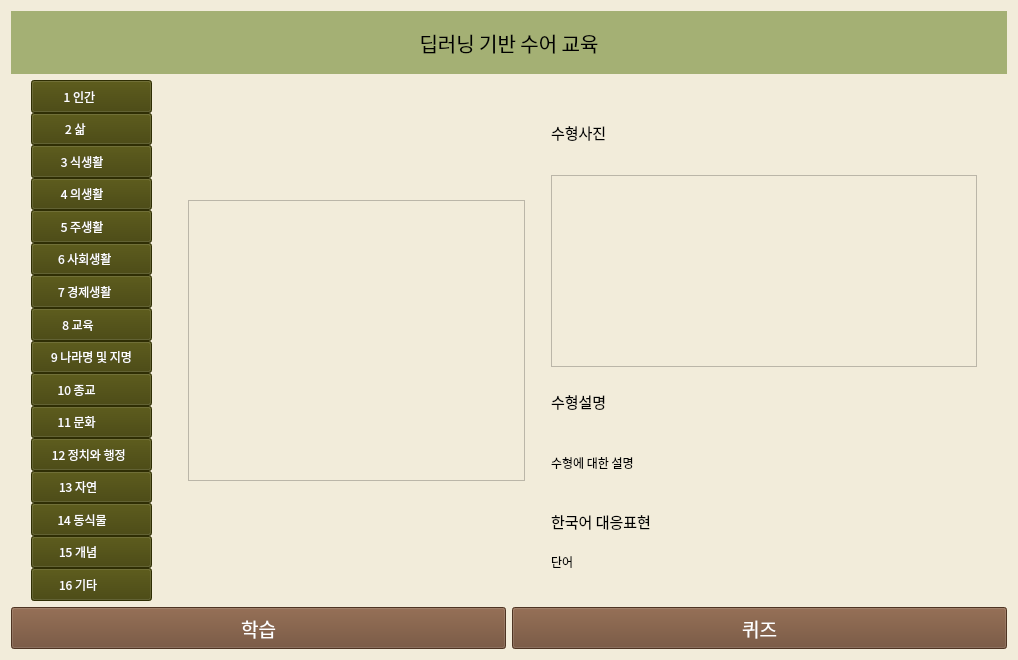
<?xml version="1.0" encoding="UTF-8"?>
<ui version="4.0">
 <class>Form</class>
 <widget class="QWidget" name="Form">
  <property name="geometry">
   <rect>
    <x>0</x>
    <y>0</y>
    <width>1018</width>
    <height>660</height>
   </rect>
  </property>
  <property name="windowTitle">
   <string>Form</string>
  </property>
  <property name="styleSheet">
   <string notr="true">background-color:rgb(242, 236, 218)</string>
  </property>
  <layout class="QGridLayout" name="gridLayout_2">
   <item row="0" column="0">
    <layout class="QGridLayout" name="gridLayout_3">
     <item row="0" column="0">
      <layout class="QGridLayout" name="gridLayout" rowstretch="0,3,25,2">
       <item row="1" column="0">
        <layout class="QHBoxLayout" name="horizontalLayout1">
         <item>
          <widget class="QLabel" name="label">
           <property name="font">
            <font>
             <family>한컴 윤고딕 240</family>
             <pointsize>15</pointsize>
            </font>
           </property>
           <property name="styleSheet">
            <string notr="true">background-color:rgb(164, 176, 116)</string>
           </property>
           <property name="text">
            <string>딥러닝 기반 수어 교육</string>
           </property>
           <property name="alignment">
            <set>Qt::AlignCenter</set>
           </property>
          </widget>
         </item>
        </layout>
       </item>
       <item row="2" column="0">
        <layout class="QHBoxLayout" name="horizontalLayout2" stretch="1,6">
         <item>
          <layout class="QVBoxLayout" name="verticalLayout">
           <property name="spacing">
            <number>0</number>
           </property>
           <property name="leftMargin">
            <number>20</number>
           </property>
           <item>
            <widget class="QPushButton" name="btn_cate01">
             <property name="sizePolicy">
              <sizepolicy hsizetype="Minimum" vsizetype="Expanding">
               <horstretch>0</horstretch>
               <verstretch>0</verstretch>
              </sizepolicy>
             </property>
             <property name="font">
              <font>
               <family>한컴 윤고딕 230</family>
              </font>
             </property>
             <property name="styleSheet">
              <string notr="true">QPushButton{
	color: white;
	background-color: rgb(66, 65, 6);
}

QPushButton:hover{
          color: rgb(66, 65, 6);
          background: transparent;
          border: 2px solid dark green;
          border-radius: 1px;
}</string>
             </property>
             <property name="text">
              <string>1 인간         </string>
             </property>
            </widget>
           </item>
           <item>
            <widget class="QPushButton" name="btn_cate02">
             <property name="sizePolicy">
              <sizepolicy hsizetype="Minimum" vsizetype="Expanding">
               <horstretch>0</horstretch>
               <verstretch>0</verstretch>
              </sizepolicy>
             </property>
             <property name="font">
              <font>
               <family>한컴 윤고딕 230</family>
              </font>
             </property>
             <property name="styleSheet">
              <string notr="true">QPushButton{
	color: white;
	background-color: rgb(66, 65, 6);
}

QPushButton:hover{
          color: rgb(66, 65, 6);
          background: transparent;
          border: 2px solid dark green;
          border-radius: 1px;
}</string>
             </property>
             <property name="text">
              <string>2 삶            </string>
             </property>
            </widget>
           </item>
           <item>
            <widget class="QPushButton" name="btn_cate03">
             <property name="sizePolicy">
              <sizepolicy hsizetype="Minimum" vsizetype="Expanding">
               <horstretch>0</horstretch>
               <verstretch>0</verstretch>
              </sizepolicy>
             </property>
             <property name="font">
              <font>
               <family>한컴 윤고딕 230</family>
              </font>
             </property>
             <property name="styleSheet">
              <string notr="true">QPushButton{
	color: white;
	background-color: rgb(66, 65, 6);
}

QPushButton:hover{
          color: rgb(66, 65, 6);
          background: transparent;
          border: 2px solid dark green;
          border-radius: 1px;
}</string>
             </property>
             <property name="text">
              <string>3 식생활       </string>
             </property>
            </widget>
           </item>
           <item>
            <widget class="QPushButton" name="btn_cate04">
             <property name="sizePolicy">
              <sizepolicy hsizetype="Minimum" vsizetype="Expanding">
               <horstretch>0</horstretch>
               <verstretch>0</verstretch>
              </sizepolicy>
             </property>
             <property name="font">
              <font>
               <family>한컴 윤고딕 230</family>
              </font>
             </property>
             <property name="styleSheet">
              <string notr="true">QPushButton{
	color: white;
	background-color: rgb(66, 65, 6);
}

QPushButton:hover{
          color: rgb(66, 65, 6);
          background: transparent;
          border: 2px solid dark green;
          border-radius: 1px;
}</string>
             </property>
             <property name="text">
              <string>4 의생활       </string>
             </property>
            </widget>
           </item>
           <item>
            <widget class="QPushButton" name="btn_cate05">
             <property name="sizePolicy">
              <sizepolicy hsizetype="Minimum" vsizetype="Expanding">
               <horstretch>0</horstretch>
               <verstretch>0</verstretch>
              </sizepolicy>
             </property>
             <property name="font">
              <font>
               <family>한컴 윤고딕 230</family>
              </font>
             </property>
             <property name="styleSheet">
              <string notr="true">QPushButton{
	color: white;
	background-color: rgb(66, 65, 6);
}

QPushButton:hover{
          color: rgb(66, 65, 6);
          background: transparent;
          border: 2px solid dark green;
          border-radius: 1px;
}</string>
             </property>
             <property name="text">
              <string>5 주생활       </string>
             </property>
            </widget>
           </item>
           <item>
            <widget class="QPushButton" name="btn_cate06">
             <property name="sizePolicy">
              <sizepolicy hsizetype="Minimum" vsizetype="Expanding">
               <horstretch>0</horstretch>
               <verstretch>0</verstretch>
              </sizepolicy>
             </property>
             <property name="font">
              <font>
               <family>한컴 윤고딕 230</family>
              </font>
             </property>
             <property name="styleSheet">
              <string notr="true">QPushButton{
	color: white;
	background-color: rgb(66, 65, 6);
}

QPushButton:hover{
          color: rgb(66, 65, 6);
          background: transparent;
          border: 2px solid dark green;
          border-radius: 1px;
}</string>
             </property>
             <property name="text">
              <string>6 사회생활     </string>
             </property>
            </widget>
           </item>
           <item>
            <widget class="QPushButton" name="btn_cate07">
             <property name="sizePolicy">
              <sizepolicy hsizetype="Minimum" vsizetype="Expanding">
               <horstretch>0</horstretch>
               <verstretch>0</verstretch>
              </sizepolicy>
             </property>
             <property name="font">
              <font>
               <family>한컴 윤고딕 230</family>
              </font>
             </property>
             <property name="styleSheet">
              <string notr="true">QPushButton{
	color: white;
	background-color: rgb(66, 65, 6);
}

QPushButton:hover{
          color: rgb(66, 65, 6);
          background: transparent;
          border: 2px solid dark green;
          border-radius: 1px;
}</string>
             </property>
             <property name="text">
              <string>7 경제생활     </string>
             </property>
            </widget>
           </item>
           <item>
            <widget class="QPushButton" name="btn_cate08">
             <property name="sizePolicy">
              <sizepolicy hsizetype="Minimum" vsizetype="Expanding">
               <horstretch>0</horstretch>
               <verstretch>0</verstretch>
              </sizepolicy>
             </property>
             <property name="font">
              <font>
               <family>한컴 윤고딕 230</family>
              </font>
             </property>
             <property name="styleSheet">
              <string notr="true">QPushButton{
	color: white;
	background-color: rgb(66, 65, 6);
}

QPushButton:hover{
          color: rgb(66, 65, 6);
          background: transparent;
          border: 2px solid dark green;
          border-radius: 1px;
}</string>
             </property>
             <property name="text">
              <string>8 교육          </string>
             </property>
            </widget>
           </item>
           <item>
            <widget class="QPushButton" name="btn_cate09">
             <property name="sizePolicy">
              <sizepolicy hsizetype="Minimum" vsizetype="Expanding">
               <horstretch>0</horstretch>
               <verstretch>0</verstretch>
              </sizepolicy>
             </property>
             <property name="font">
              <font>
               <family>한컴 윤고딕 230</family>
              </font>
             </property>
             <property name="styleSheet">
              <string notr="true">QPushButton{
	color: white;
	background-color: rgb(66, 65, 6);
}

QPushButton:hover{
          color: rgb(66, 65, 6);
          background: transparent;
          border: 2px solid dark green;
          border-radius: 1px;
}</string>
             </property>
             <property name="text">
              <string>9 나라명 및 지명</string>
             </property>
            </widget>
           </item>
           <item>
            <widget class="QPushButton" name="btn_cate10">
             <property name="sizePolicy">
              <sizepolicy hsizetype="Minimum" vsizetype="Expanding">
               <horstretch>0</horstretch>
               <verstretch>0</verstretch>
              </sizepolicy>
             </property>
             <property name="font">
              <font>
               <family>한컴 윤고딕 230</family>
              </font>
             </property>
             <property name="styleSheet">
              <string notr="true">QPushButton{
	color: white;
	background-color: rgb(66, 65, 6);
}

QPushButton:hover{
          color: rgb(66, 65, 6);
          background: transparent;
          border: 2px solid dark green;
          border-radius: 1px;
}</string>
             </property>
             <property name="text">
              <string>10 종교           </string>
             </property>
            </widget>
           </item>
           <item>
            <widget class="QPushButton" name="btn_cate11">
             <property name="sizePolicy">
              <sizepolicy hsizetype="Minimum" vsizetype="Expanding">
               <horstretch>0</horstretch>
               <verstretch>0</verstretch>
              </sizepolicy>
             </property>
             <property name="font">
              <font>
               <family>한컴 윤고딕 230</family>
              </font>
             </property>
             <property name="styleSheet">
              <string notr="true">QPushButton{
	color: white;
	background-color: rgb(66, 65, 6);
}

QPushButton:hover{
          color: rgb(66, 65, 6);
          background: transparent;
          border: 2px solid dark green;
          border-radius: 1px;
}</string>
             </property>
             <property name="text">
              <string>11 문화           </string>
             </property>
            </widget>
           </item>
           <item>
            <widget class="QPushButton" name="btn_cate12">
             <property name="sizePolicy">
              <sizepolicy hsizetype="Minimum" vsizetype="Expanding">
               <horstretch>0</horstretch>
               <verstretch>0</verstretch>
              </sizepolicy>
             </property>
             <property name="font">
              <font>
               <family>한컴 윤고딕 230</family>
              </font>
             </property>
             <property name="styleSheet">
              <string notr="true">QPushButton{
	color: white;
	background-color: rgb(66, 65, 6);
}

QPushButton:hover{
          color: rgb(66, 65, 6);
          background: transparent;
          border: 2px solid dark green;
          border-radius: 1px;
}</string>
             </property>
             <property name="text">
              <string>12 정치와 행정  </string>
             </property>
            </widget>
           </item>
           <item>
            <widget class="QPushButton" name="btn_cate13">
             <property name="sizePolicy">
              <sizepolicy hsizetype="Minimum" vsizetype="Expanding">
               <horstretch>0</horstretch>
               <verstretch>0</verstretch>
              </sizepolicy>
             </property>
             <property name="font">
              <font>
               <family>한컴 윤고딕 230</family>
              </font>
             </property>
             <property name="styleSheet">
              <string notr="true">QPushButton{
	color: white;
	background-color: rgb(66, 65, 6);
}

QPushButton:hover{
          color: rgb(66, 65, 6);
          background: transparent;
          border: 2px solid dark green;
          border-radius: 1px;
}</string>
             </property>
             <property name="text">
              <string>13 자연          </string>
             </property>
            </widget>
           </item>
           <item>
            <widget class="QPushButton" name="btn_cate14">
             <property name="sizePolicy">
              <sizepolicy hsizetype="Minimum" vsizetype="Expanding">
               <horstretch>0</horstretch>
               <verstretch>0</verstretch>
              </sizepolicy>
             </property>
             <property name="font">
              <font>
               <family>한컴 윤고딕 230</family>
              </font>
             </property>
             <property name="styleSheet">
              <string notr="true">QPushButton{
	color: white;
	background-color: rgb(66, 65, 6);
}

QPushButton:hover{
          color: rgb(66, 65, 6);
          background: transparent;
          border: 2px solid dark green;
          border-radius: 1px;
}</string>
             </property>
             <property name="text">
              <string>14 동식물       </string>
             </property>
            </widget>
           </item>
           <item>
            <widget class="QPushButton" name="btn_cate15">
             <property name="sizePolicy">
              <sizepolicy hsizetype="Minimum" vsizetype="Expanding">
               <horstretch>0</horstretch>
               <verstretch>0</verstretch>
              </sizepolicy>
             </property>
             <property name="font">
              <font>
               <family>한컴 윤고딕 230</family>
              </font>
             </property>
             <property name="styleSheet">
              <string notr="true">QPushButton{
	color: white;
	background-color: rgb(66, 65, 6);
}

QPushButton:hover{
          color: rgb(66, 65, 6);
          background: transparent;
          border: 2px solid dark green;
          border-radius: 1px;
}</string>
             </property>
             <property name="text">
              <string>15 개념          </string>
             </property>
            </widget>
           </item>
           <item>
            <widget class="QPushButton" name="btn_cate16">
             <property name="sizePolicy">
              <sizepolicy hsizetype="Minimum" vsizetype="Expanding">
               <horstretch>0</horstretch>
               <verstretch>0</verstretch>
              </sizepolicy>
             </property>
             <property name="font">
              <font>
               <family>한컴 윤고딕 230</family>
              </font>
             </property>
             <property name="styleSheet">
              <string notr="true">QPushButton{
	color: white;
	background-color: rgb(66, 65, 6);
}

QPushButton:hover{
          color: rgb(66, 65, 6);
          background: transparent;
          border: 2px solid dark green;
          border-radius: 1px;
}</string>
             </property>
             <property name="text">
              <string>16 기타          </string>
             </property>
            </widget>
           </item>
          </layout>
         </item>
         <item>
          <layout class="QHBoxLayout" name="horizontalLayout2_1" stretch="4,5">
           <property name="leftMargin">
            <number>20</number>
           </property>
           <property name="topMargin">
            <number>20</number>
           </property>
           <property name="rightMargin">
            <number>20</number>
           </property>
           <property name="bottomMargin">
            <number>20</number>
           </property>
           <item>
            <layout class="QVBoxLayout" name="verticalLayout2_1">
             <property name="leftMargin">
              <number>10</number>
             </property>
             <property name="topMargin">
              <number>100</number>
             </property>
             <property name="rightMargin">
              <number>10</number>
             </property>
             <property name="bottomMargin">
              <number>100</number>
             </property>
             <item>
              <widget class="QTextBrowser" name="textBrowser"/>
             </item>
            </layout>
           </item>
           <item>
            <layout class="QVBoxLayout" name="verticalLayout2_2" stretch="5,2,1">
             <property name="spacing">
              <number>20</number>
             </property>
             <property name="leftMargin">
              <number>10</number>
             </property>
             <property name="topMargin">
              <number>10</number>
             </property>
             <property name="rightMargin">
              <number>10</number>
             </property>
             <property name="bottomMargin">
              <number>10</number>
             </property>
             <item>
              <layout class="QVBoxLayout" name="verticalLayout_2" stretch="1,0">
               <item>
                <widget class="QLabel" name="label_2">
                 <property name="font">
                  <font>
                   <family>한컴 윤고딕 230</family>
                   <pointsize>11</pointsize>
                  </font>
                 </property>
                 <property name="text">
                  <string>수형사진</string>
                 </property>
                </widget>
               </item>
               <item>
                <widget class="QTextBrowser" name="textBrowser_2"/>
               </item>
              </layout>
             </item>
             <item>
              <layout class="QVBoxLayout" name="verticalLayout_3" stretch="1,2">
               <item>
                <widget class="QLabel" name="label_4">
                 <property name="font">
                  <font>
                   <family>한컴 윤고딕 230</family>
                   <pointsize>11</pointsize>
                  </font>
                 </property>
                 <property name="text">
                  <string>수형설명</string>
                 </property>
                </widget>
               </item>
               <item>
                <widget class="QLabel" name="label_5">
                 <property name="font">
                  <font>
                   <family>한컴 윤고딕 230</family>
                  </font>
                 </property>
                 <property name="text">
                  <string>수형에 대한 설명</string>
                 </property>
                </widget>
               </item>
              </layout>
             </item>
             <item>
              <layout class="QVBoxLayout" name="verticalLayout_4" stretch="1,1">
               <item>
                <widget class="QLabel" name="label_6">
                 <property name="font">
                  <font>
                   <family>한컴 윤고딕 230</family>
                   <pointsize>11</pointsize>
                  </font>
                 </property>
                 <property name="text">
                  <string>한국어 대응표현</string>
                 </property>
                </widget>
               </item>
               <item>
                <widget class="QLabel" name="label_7">
                 <property name="font">
                  <font>
                   <family>한컴 윤고딕 230</family>
                  </font>
                 </property>
                 <property name="text">
                  <string>단어</string>
                 </property>
                </widget>
               </item>
              </layout>
             </item>
            </layout>
           </item>
          </layout>
         </item>
        </layout>
       </item>
       <item row="3" column="0">
        <layout class="QHBoxLayout" name="horizontalLayout3">
         <item>
          <widget class="QPushButton" name="btn_learn">
           <property name="sizePolicy">
            <sizepolicy hsizetype="Minimum" vsizetype="Minimum">
             <horstretch>0</horstretch>
             <verstretch>0</verstretch>
            </sizepolicy>
           </property>
           <property name="font">
            <font>
             <family>한컴 윤고딕 230</family>
             <pointsize>14</pointsize>
            </font>
           </property>
           <property name="styleSheet">
            <string notr="true">QPushButton{
	color: white;
	background-color: rgb(109, 73, 48);
}

QPushButton:hover{
          color: rgb(109, 73, 48);
          background: transparent;
          border: 2px solid brown;
          border-radius: 1px;
}</string>
           </property>
           <property name="text">
            <string>학습</string>
           </property>
          </widget>
         </item>
         <item>
          <widget class="QPushButton" name="btn_quiz">
           <property name="sizePolicy">
            <sizepolicy hsizetype="Minimum" vsizetype="Minimum">
             <horstretch>0</horstretch>
             <verstretch>0</verstretch>
            </sizepolicy>
           </property>
           <property name="palette">
            <palette>
             <active>
              <colorrole role="WindowText">
               <brush brushstyle="SolidPattern">
                <color alpha="255">
                 <red>255</red>
                 <green>255</green>
                 <blue>255</blue>
                </color>
               </brush>
              </colorrole>
              <colorrole role="Button">
               <brush brushstyle="SolidPattern">
                <color alpha="255">
                 <red>109</red>
                 <green>73</green>
                 <blue>48</blue>
                </color>
               </brush>
              </colorrole>
              <colorrole role="Text">
               <brush brushstyle="SolidPattern">
                <color alpha="255">
                 <red>255</red>
                 <green>255</green>
                 <blue>255</blue>
                </color>
               </brush>
              </colorrole>
              <colorrole role="ButtonText">
               <brush brushstyle="SolidPattern">
                <color alpha="255">
                 <red>255</red>
                 <green>255</green>
                 <blue>255</blue>
                </color>
               </brush>
              </colorrole>
              <colorrole role="Base">
               <brush brushstyle="SolidPattern">
                <color alpha="255">
                 <red>109</red>
                 <green>73</green>
                 <blue>48</blue>
                </color>
               </brush>
              </colorrole>
              <colorrole role="Window">
               <brush brushstyle="SolidPattern">
                <color alpha="255">
                 <red>109</red>
                 <green>73</green>
                 <blue>48</blue>
                </color>
               </brush>
              </colorrole>
             </active>
             <inactive>
              <colorrole role="WindowText">
               <brush brushstyle="SolidPattern">
                <color alpha="255">
                 <red>255</red>
                 <green>255</green>
                 <blue>255</blue>
                </color>
               </brush>
              </colorrole>
              <colorrole role="Button">
               <brush brushstyle="SolidPattern">
                <color alpha="255">
                 <red>109</red>
                 <green>73</green>
                 <blue>48</blue>
                </color>
               </brush>
              </colorrole>
              <colorrole role="Text">
               <brush brushstyle="SolidPattern">
                <color alpha="255">
                 <red>255</red>
                 <green>255</green>
                 <blue>255</blue>
                </color>
               </brush>
              </colorrole>
              <colorrole role="ButtonText">
               <brush brushstyle="SolidPattern">
                <color alpha="255">
                 <red>255</red>
                 <green>255</green>
                 <blue>255</blue>
                </color>
               </brush>
              </colorrole>
              <colorrole role="Base">
               <brush brushstyle="SolidPattern">
                <color alpha="255">
                 <red>109</red>
                 <green>73</green>
                 <blue>48</blue>
                </color>
               </brush>
              </colorrole>
              <colorrole role="Window">
               <brush brushstyle="SolidPattern">
                <color alpha="255">
                 <red>109</red>
                 <green>73</green>
                 <blue>48</blue>
                </color>
               </brush>
              </colorrole>
             </inactive>
             <disabled>
              <colorrole role="WindowText">
               <brush brushstyle="SolidPattern">
                <color alpha="255">
                 <red>255</red>
                 <green>255</green>
                 <blue>255</blue>
                </color>
               </brush>
              </colorrole>
              <colorrole role="Button">
               <brush brushstyle="SolidPattern">
                <color alpha="255">
                 <red>109</red>
                 <green>73</green>
                 <blue>48</blue>
                </color>
               </brush>
              </colorrole>
              <colorrole role="Text">
               <brush brushstyle="SolidPattern">
                <color alpha="255">
                 <red>255</red>
                 <green>255</green>
                 <blue>255</blue>
                </color>
               </brush>
              </colorrole>
              <colorrole role="ButtonText">
               <brush brushstyle="SolidPattern">
                <color alpha="255">
                 <red>255</red>
                 <green>255</green>
                 <blue>255</blue>
                </color>
               </brush>
              </colorrole>
              <colorrole role="Base">
               <brush brushstyle="SolidPattern">
                <color alpha="255">
                 <red>109</red>
                 <green>73</green>
                 <blue>48</blue>
                </color>
               </brush>
              </colorrole>
              <colorrole role="Window">
               <brush brushstyle="SolidPattern">
                <color alpha="255">
                 <red>109</red>
                 <green>73</green>
                 <blue>48</blue>
                </color>
               </brush>
              </colorrole>
             </disabled>
            </palette>
           </property>
           <property name="font">
            <font>
             <family>한컴 윤고딕 230</family>
             <pointsize>14</pointsize>
            </font>
           </property>
           <property name="styleSheet">
            <string notr="true">QPushButton{
	color: white;
	background-color: rgb(109, 73, 48);
}

QPushButton:hover{
          color: rgb(109, 73, 48);
          background: transparent;
          border: 2px solid brown;
          border-radius: 1px;
}</string>
           </property>
           <property name="text">
            <string>퀴즈</string>
           </property>
          </widget>
         </item>
        </layout>
       </item>
      </layout>
     </item>
    </layout>
   </item>
  </layout>
 </widget>
 <resources/>
 <connections/>
</ui>
